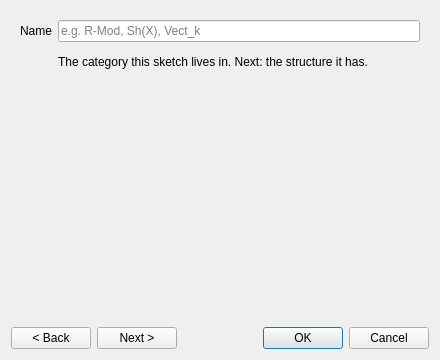
<?xml version="1.0" encoding="UTF-8"?>
<ui version="4.0">
 <class>CategoryDialogClass</class>
 <widget class="QDialog" name="CategoryDialogClass">
  <property name="geometry">
   <rect>
    <x>0</x>
    <y>0</y>
    <width>440</width>
    <height>360</height>
   </rect>
  </property>
  <property name="windowTitle">
   <string>New category</string>
  </property>
  <layout class="QVBoxLayout" name="verticalLayout">
   <item>
    <widget class="QStackedWidget" name="stack">
     <property name="currentIndex">
      <number>0</number>
     </property>
     <widget class="QWidget" name="pageName">
      <layout class="QFormLayout" name="formLayout">
       <item row="0" column="0">
        <widget class="QLabel" name="nameLabel">
         <property name="text">
          <string>Name</string>
         </property>
        </widget>
       </item>
       <item row="0" column="1">
        <widget class="QLineEdit" name="nameEdit">
         <property name="placeholderText">
          <string>e.g. R-Mod, Sh(X), Vect_k</string>
         </property>
        </widget>
       </item>
       <item row="1" column="1">
        <widget class="QLabel" name="nameHint">
         <property name="text">
          <string>The category this sketch lives in. Next: the structure it has.</string>
         </property>
         <property name="wordWrap">
          <bool>true</bool>
         </property>
        </widget>
       </item>
      </layout>
     </widget>
     <widget class="QWidget" name="pageProps">
      <layout class="QVBoxLayout" name="propsLayout">
       <item>
        <widget class="QLabel" name="propsLabel">
         <property name="text">
          <string>Structure this category has:</string>
         </property>
        </widget>
       </item>
       <item>
        <widget class="QCheckBox" name="hasProducts">
         <property name="text">
          <string>Has products</string>
         </property>
        </widget>
       </item>
       <item>
        <widget class="QCheckBox" name="hasCoproducts">
         <property name="text">
          <string>Has coproducts</string>
         </property>
        </widget>
       </item>
       <item>
        <widget class="QCheckBox" name="hasEqualizers">
         <property name="text">
          <string>Has equalizers</string>
         </property>
        </widget>
       </item>
       <item>
        <widget class="QCheckBox" name="hasCoequalizers">
         <property name="text">
          <string>Has coequalizers</string>
         </property>
        </widget>
       </item>
       <item>
        <widget class="QCheckBox" name="hasZeroObject">
         <property name="text">
          <string>Has a zero object</string>
         </property>
        </widget>
       </item>
       <item>
        <widget class="QCheckBox" name="hasKernels">
         <property name="text">
          <string>Has kernels and cokernels</string>
         </property>
        </widget>
       </item>
       <item>
        <widget class="QCheckBox" name="isAdditive">
         <property name="text">
          <string>Additive (biproducts, hom-groups)</string>
         </property>
        </widget>
       </item>
       <item>
        <widget class="QCheckBox" name="isAbelian">
         <property name="text">
          <string>Abelian</string>
         </property>
        </widget>
       </item>
       <item>
        <widget class="QCheckBox" name="isConcrete">
         <property name="text">
          <string>Concrete (a faithful functor to Set)</string>
         </property>
        </widget>
       </item>
       <item>
        <widget class="QCheckBox" name="isLocallySmall">
         <property name="text">
          <string>Locally small</string>
         </property>
        </widget>
       </item>
       <item>
        <spacer name="propsSpacer">
         <property name="orientation">
          <enum>Qt::Orientation::Vertical</enum>
         </property>
         <property name="sizeHint" stdset="0">
          <size>
           <width>20</width>
           <height>10</height>
          </size>
         </property>
        </spacer>
       </item>
      </layout>
     </widget>
    </widget>
   </item>
   <item>
    <layout class="QHBoxLayout" name="buttonRow">
     <item>
      <widget class="QPushButton" name="backButton">
       <property name="text">
        <string>&lt; Back</string>
       </property>
      </widget>
     </item>
     <item>
      <widget class="QPushButton" name="nextButton">
       <property name="text">
        <string>Next &gt;</string>
       </property>
      </widget>
     </item>
     <item>
      <spacer name="buttonSpacer">
       <property name="orientation">
        <enum>Qt::Orientation::Horizontal</enum>
       </property>
       <property name="sizeHint" stdset="0">
        <size>
         <width>40</width>
         <height>20</height>
        </size>
       </property>
      </spacer>
     </item>
     <item>
      <widget class="QDialogButtonBox" name="buttonBox">
       <property name="standardButtons">
        <set>QDialogButtonBox::StandardButton::Cancel|QDialogButtonBox::StandardButton::Ok</set>
       </property>
      </widget>
     </item>
    </layout>
   </item>
  </layout>
 </widget>
 <resources/>
 <connections>
  <connection>
   <sender>buttonBox</sender>
   <signal>accepted()</signal>
   <receiver>CategoryDialogClass</receiver>
   <slot>accept()</slot>
  </connection>
  <connection>
   <sender>buttonBox</sender>
   <signal>rejected()</signal>
   <receiver>CategoryDialogClass</receiver>
   <slot>reject()</slot>
  </connection>
 </connections>
</ui>
